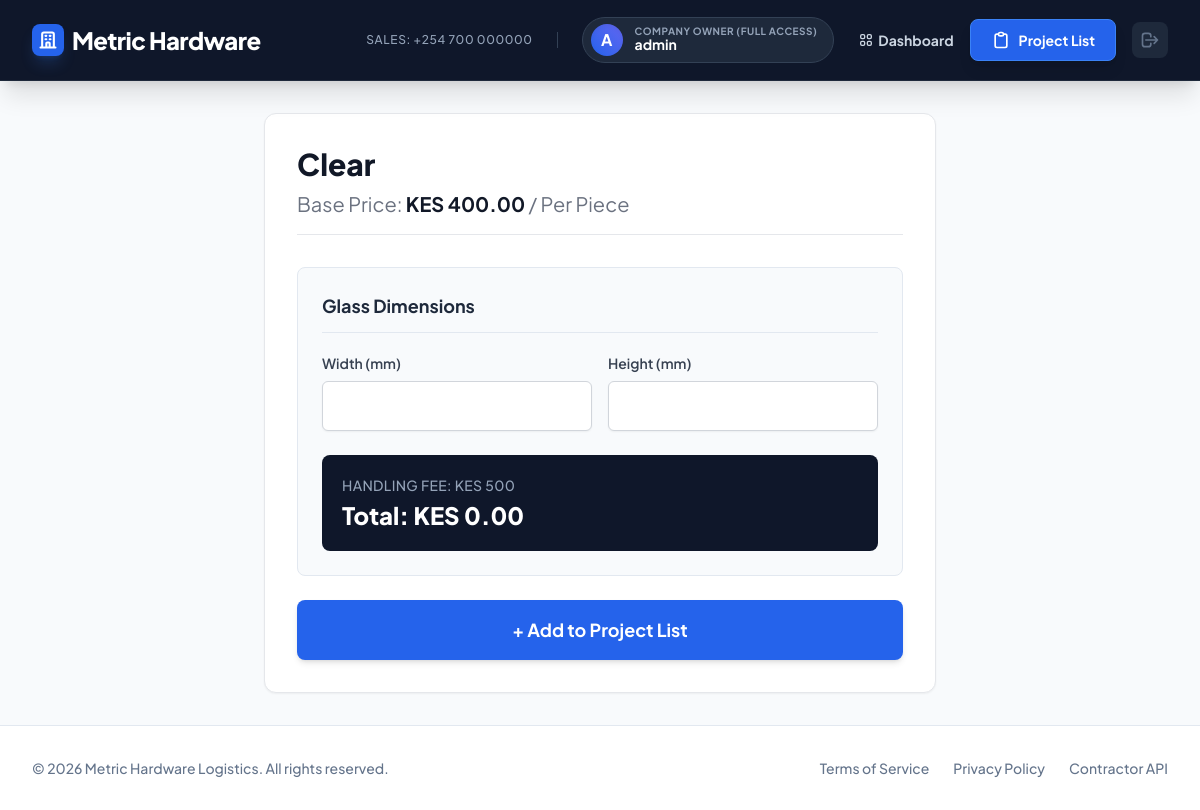
Page /product/clear/ (signed in) on the committed database.
### store/models.py (models this page shows, shortened)
class ContractorProfile(models.Model):
    ROLE_CHOICES = [
        ('owner', 'Company Owner (Full Access)'),
        ('foreman', 'Site Foreman (Ordering & Drafts Only)'),
        ('accountant', 'Accountant (Billing & Payments Only)')
    ]
    user = models.OneToOneField(User, on_delete=models.CASCADE, related_name='contractor_profile')
    company_name = models.CharField(max_length=200, blank=True)
    phone_number = models.CharField(max_length=20, blank=True)
    default_project_site = models.CharField(max_length=200, blank=True)
    role = models.CharField(max_length=20, choices=ROLE_CHOICES, default='owner')
    parent = models.ForeignKey('self', on_delete=models.SET_NULL, null=True, blank=True, related_name='team_members', help_text="Leave blank if this is the main owner account")

class Product(models.Model):
    UNIT_CHOICES = [
        ('piece', 'Per Piece'),
        ('sqm', 'Per Square Meter'),
        ('meter', 'Per Meter'),
    ]
    category = models.ForeignKey(Category, related_name='products', on_delete=models.CASCADE)
    name = models.CharField(max_length=200)
    slug = models.SlugField(unique=True, blank=True)
    description = models.TextField(blank=True)
    image = models.ImageField(upload_to='products/', blank=True, null=True, help_text="Upload a professional product photo")
    base_price = models.DecimalField(max_digits=10, decimal_places=2, help_text="Price in KES")
    unit_of_measure = models.CharField(max_length=10, choices=UNIT_CHOICES, default='piece')
    requires_custom_dimensions = models.BooleanField(default=False, help_text="True for Glass & Boards cut to size")
    stock = models.PositiveIntegerField(default=0)
    is_active = models.BooleanField(default=True)
    created_at = models.DateTimeField(auto_now_add=True)

### store/views.py (the view, shortened to what this page needs)
# urls.py: path('product/<slug:slug>/', views.product_detail, name='product_detail'),
def product_detail(request, slug):
    product = get_object_or_404(Product, slug=slug, is_active=True)
    cart = ProjectCart(request)
    return render(request, 'store/product_detail.html', {'product': product})

### templates/store/product_detail.html (shortened to what this page needs)
{% extends 'base.html' %}
{% block content %}
<div class="max-w-2xl mx-auto bg-white p-8 border border-gray-200 rounded-xl shadow-sm">
    <h1 class="text-3xl font-extrabold text-gray-900 mb-2">{{ product.name }}</h1>
    <p class="text-xl text-gray-500 mb-8 pb-4 border-b">Base Price: <span class="font-bold text-gray-900">KES <span id="basePrice">{{ product.base_price }}</span></span> / {{ product.get_unit_of_measure_display }}</p>
    <form method="POST" class="space-y-6">
        <div class="bg-slate-50 p-6 rounded-lg border border-slate-200">
            {% if product.requires_custom_dimensions %}
                <h3 class="text-lg font-bold text-slate-800 border-b border-slate-200 pb-3 mb-5">Glass Dimensions</h3>
                <div class="grid grid-cols-2 gap-4">
                    <div>
                        <label class="block text-sm font-semibold text-gray-700">Width (mm)</label>
                        <input type="number" id="glassWidth" name="width_mm" required class="mt-2 block w-full border border-gray-300 rounded-md p-3 shadow-sm focus:border-blue-500 focus:ring-1 focus:ring-blue-500">
                    </div>
                    <div>
                        <label class="block text-sm font-semibold text-gray-700">Height (mm)</label>
                        <input type="number" id="glassHeight" name="height_mm" required class="mt-2 block w-full border border-gray-300 rounded-md p-3 shadow-sm focus:border-blue-500 focus:ring-1 focus:ring-blue-500">
                    </div>
                </div>
                <div class="mt-6 p-5 bg-slate-900 text-white rounded-lg shadow-inner">
                    <p class="text-sm text-slate-400 font-medium tracking-wide uppercase mb-1">Handling Fee: KES 500</p>
                    <p class="text-2xl font-extrabold">Total: KES <span id="displayTotal">0.00</span></p>
                </div>
            {% endif %}
        </div>
        <button type="submit" class="w-full bg-blue-600 hover:bg-blue-700 text-white font-bold py-4 px-4 rounded-lg text-lg shadow-md transition-all transform hover:-translate-y-0.5">
            + Add to Project List
        </button>
    </form>
</div>
{% endblock %}

### templates/base.html (shortened to what this page needs)
<!DOCTYPE html>
<html lang="en">
<head>
    <script src="https://cdn.tailwindcss.com"></script>
</head>
<body class="bg-slate-50 text-slate-900 font-sans min-h-screen flex flex-col selection:bg-blue-200 selection:text-blue-900">
    <nav class="bg-slate-900 text-white shadow-xl border-b border-slate-800 sticky top-0 z-40">
        <div class="max-w-7xl mx-auto px-4 sm:px-6 lg:px-8">
            <div class="flex justify-between items-center h-20">
                <div class="flex items-center space-x-2">
                    <div class="w-8 h-8 bg-blue-600 rounded-lg flex items-center justify-center shadow-lg shadow-blue-500/20">
                        <svg class="w-5 h-5 text-white" fill="none" stroke="currentColor" viewBox="0 0 24 24"><path stroke-linecap="round" stroke-linejoin="round" stroke-width="2.5" d="M19 21V5a2 2 0 00-2-2H7a2 2 0 00-2 2v16m14 0h2m-2 0h-5m-9 0H3m2 0h5M9 7h1m-1 4h1m4-4h1m-1 4h1m-5 10v-5a1 1 0 011-1h2a1 1 0 011 1v5m-4 0h4"></path></svg>
                    </div>
                    <a href="/" class="text-2xl font-extrabold tracking-tight text-white hover:text-blue-400 transition-colors">Metric Hardware</a>
                </div>
                <div class="flex items-center space-x-6">
                    <span class="text-xs hidden lg:block text-slate-400 font-medium tracking-wider border-r border-slate-700 pr-6">SALES: +254 700 000000</span>
                    {% if user.is_authenticated %}
                        <div class="flex items-center space-x-3 bg-slate-800 rounded-full pl-2 pr-4 py-1.5 border border-slate-700 hidden md:flex">
                            <div class="h-8 w-8 rounded-full bg-gradient-to-tr from-blue-600 to-indigo-500 flex items-center justify-center font-bold text-white shadow-inner">
                                {{ user.username|make_list|first|upper }}
                            </div>
                            <div class="flex flex-col">
                                <span class="text-[10px] text-slate-400 uppercase font-bold tracking-wider leading-none">{{ user.contractor_profile.get_role_display|default:"Contractor" }}</span>
                                <span class="text-sm font-bold text-white leading-tight">{{ user.username }}</span>
                            </div>
                        </div>
                        <div class="flex items-center space-x-4">
                            <a href="{% url 'store:dashboard' %}" class="text-sm font-bold text-slate-300 hover:text-white transition-colors flex items-center space-x-1">
                                <span>Dashboard</span>
                            </a>
                            <a href="{% url 'store:project_list' %}" class="relative bg-blue-600 hover:bg-blue-500 text-white px-5 py-2.5 rounded-lg font-bold text-sm transition-all shadow-lg hover:shadow-blue-500/25 flex items-center space-x-2 border border-blue-500">
                                <svg class="w-5 h-5" fill="none" stroke="currentColor" viewBox="0 0 24 24"><path stroke-linecap="round" stroke-linejoin="round" stroke-width="2" d="M9 5H7a2 2 0 00-2 2v12a2 2 0 002 2h10a2 2 0 002-2V7a2 2 0 00-2-2h-2M9 5a2 2 0 002 2h2a2 2 0 002-2M9 5a2 2 0 012-2h2a2 2 0 012 2"></path></svg>
                                <span>Project List</span>
                            </a>
                            <a href="{% url 'store:logout' %}" title="Logout" class="text-slate-500 hover:text-red-400 transition-colors bg-slate-800 hover:bg-slate-700 p-2 rounded-lg">
                                <svg class="w-5 h-5" fill="none" stroke="currentColor" viewBox="0 0 24 24"><path stroke-linecap="round" stroke-linejoin="round" stroke-width="2" d="M17 16l4-4m0 0l-4-4m4 4H7m6 4v1a3 3 0 01-3 3H6a3 3 0 01-3-3V7a3 3 0 013-3h4a3 3 0 013 3v1"></path></svg>
                            </a>
                        </div>
                    {% endif %}
                </div>
            </div>
        </div>
    </nav>
    <main class="max-w-7xl mx-auto px-4 sm:px-6 lg:px-8 py-8 flex-grow w-full">
        {% block content %}
        {% endblock %}
    </main>
    <footer class="bg-white border-t border-slate-200 mt-auto py-8">
        <div class="max-w-7xl mx-auto px-4 sm:px-6 lg:px-8 flex flex-col md:flex-row justify-between items-center text-sm text-slate-500 font-medium">
            <p>&copy; 2026 Metric Hardware Logistics. All rights reserved.</p>
            <div class="flex space-x-6 mt-4 md:mt-0">
                <a href="#" class="hover:text-blue-600 transition-colors">Terms of Service</a>
                <a href="#" class="hover:text-blue-600 transition-colors">Privacy Policy</a>
                <a href="#" class="hover:text-blue-600 transition-colors">Contractor API</a>
            </div>
        </div>
    </footer>
</body>
</html>

### rows in the picture
Product: name "Clear", base_price "400.00", unit_of_measure "Per Piece"

### other values in the picture
{{ user.username|make_list|first|upper }} "A"
{{ user.contractor_profile.get_role_display|default:"Contractor" }} "COMPANY OWNER (FULL ACCESS)"
{{ user.username }} "admin"
